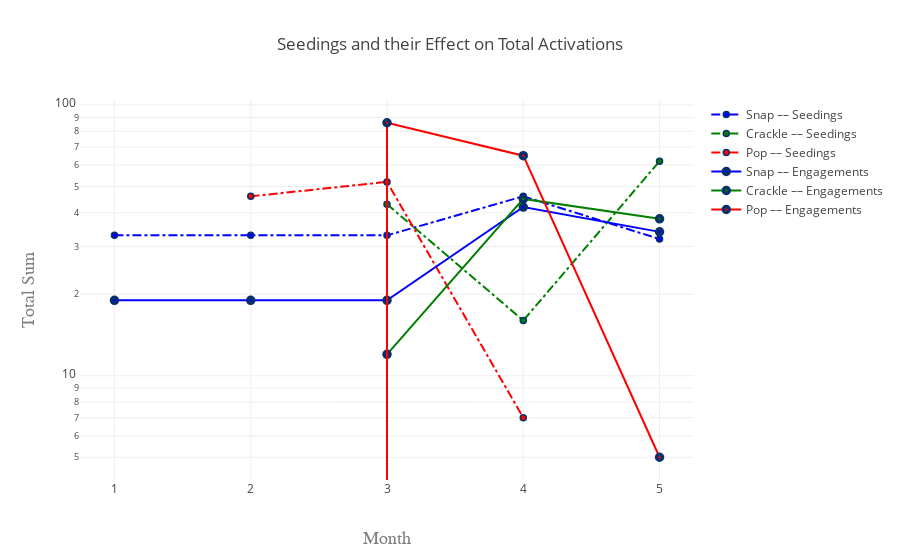

The cell this chart's notebook holds for it:
### Markdown cell above
The idea here is that the greater the number of **seedings** (i.e., the more products we send to influencers), the greater the number of **activations**. We test our hypothesis below:

### Code cell
trace1 = go.Scatter(x = conf_seedings.month, 
                    y = conf_seedings['snap2_val'],
                    marker = dict(color = 'blue',
                                line = dict(color='rgb(8,48,107)',
                                width = 1.5)),
                    name = 'Snap –– Seedings',
                    line = dict(dash = 'dashdot'))

trace2 = go.Scatter(x = conf_seedings.month, 
                    y = conf_seedings['crack2_val'],
                    marker = dict(color = 'green',
                                line = dict(color='rgb(8,48,107)',
                                width = 1.5)),
                    name = 'Crackle –– Seedings',
                    line = dict(dash = 'dashdot'))

trace3 = go.Scatter(x = conf_seedings.month, 
                    y = conf_seedings['pop2_val'],
                    marker = dict(color = 'red',
                                line = dict(color='rgb(8,48,107)',
                                width = 1.5)),
                    name = 'Pop –– Seedings',
                    line = dict(dash = 'dashdot'))

trace4 = go.Scatter(x = total_activations.month, 
                    y = total_activations['snap2_val'],
                    marker = dict(color = 'blue',
                                line = dict(color='rgb(8,48,107)',
                                width = 3.5)),
                    name = 'Snap –– Engagements')

trace5 = go.Scatter(x = total_activations.month, 
                    y = total_activations['crack2_val'],
                    marker = dict(color = 'green',
                                line = dict(color='rgb(8,48,107)',
                                width = 3.5)),
                    name = 'Crackle –– Engagements')

trace6 = go.Scatter(x = total_activations.month, 
                    y = total_activations['pop2_val'],
                    marker = dict(color = 'red',
                                line = dict(color='rgb(8,48,107)',
                                width = 3.5)),
                    name = 'Pop –– Engagements')

layout = go.Layout(title = 'Seedings and their Effect on Total Activations',
                   autosize = False,
                   xaxis = dict(
                                title='Month',
                                titlefont=dict(
                                family='Courier New, monospace',
                                size=18,
                                color='#7f7f7f')),
                   yaxis = dict(
                                type = 'log',
                                title='Total Sum',
                                titlefont=dict(
                                family='Courier New, monospace',
                                size=18,
                                color = '#7f7f7f')))


data1 = [trace1, trace2, trace3, trace4, trace5, trace6]

fig1 = go.Figure(data = data1, layout = layout)
p.iplot(fig1)

### Figure 1 — Plotly figure (JSON) as saved in the notebook; plotly's stock layout.template omitted (floating-point values rounded to 4 significant figures)
{"data": [{"line": {"dash": "dashdot"}, "marker": {"color": "blue", "line": {"color": "rgb(8,48,107)", "width": 1.5}}, "name": "Snap –– Seedings", "type": "scatter", "uid": "1c995fd2-a4b1-11e8-bf56-d0a637eba0e3", "x": ["1", "2", "3", "4", "5"], "y": [33, 33, 33, 46, 32]}, {"line": {"dash": "dashdot"}, "marker": {"color": "green", "line": {"color": "rgb(8,48,107)", "width": 1.5}}, "name": "Crackle –– Seedings", "type": "scatter", "uid": "1c9961a8-a4b1-11e8-9e16-d0a637eba0e3", "x": ["1", "2", "3", "4", "5"], "y": [null, null, 43, 16, 62]}, {"line": {"dash": "dashdot"}, "marker": {"color": "red", "line": {"color": "rgb(8,48,107)", "width": 1.5}}, "name": "Pop –– Seedings", "type": "scatter", "uid": "1c9962de-a4b1-11e8-89c2-d0a637eba0e3", "x": ["1", "2", "3", "4", "5"], "y": [null, 46, 52, 7, null]}, {"marker": {"color": "blue", "line": {"color": "rgb(8,48,107)", "width": 3.5}}, "name": "Snap –– Engagements", "type": "scatter", "uid": "1c9963a6-a4b1-11e8-9a32-d0a637eba0e3", "x": ["1", "2", "3", "4", "5"], "y": [19, 19, 19, 42, 34]}, {"marker": {"color": "green", "line": {"color": "rgb(8,48,107)", "width": 3.5}}, "name": "Crackle –– Engagements", "type": "scatter", "uid": "1c996464-a4b1-11e8-b9f6-d0a637eba0e3", "x": ["1", "2", "3", "4", "5"], "y": [null, null, 12, 45, 38]}, {"marker": {"color": "red", "line": {"color": "rgb(8,48,107)", "width": 3.5}}, "name": "Pop –– Engagements", "type": "scatter", "uid": "1c99650c-a4b1-11e8-a155-d0a637eba0e3", "x": ["1", "2", "3", "4", "5"], "y": [null, 0, 86, 65, 5]}], "layout": {"autosize": false, "title": "Seedings and their Effect on Total Activations", "xaxis": {"title": "Month", "titlefont": {"color": "#7f7f7f", "family": "Courier New, monospace", "size": 18}}, "yaxis": {"title": "Total Sum", "titlefont": {"color": "#7f7f7f", "family": "Courier New, monospace", "size": 18}, "type": "log"}}}
